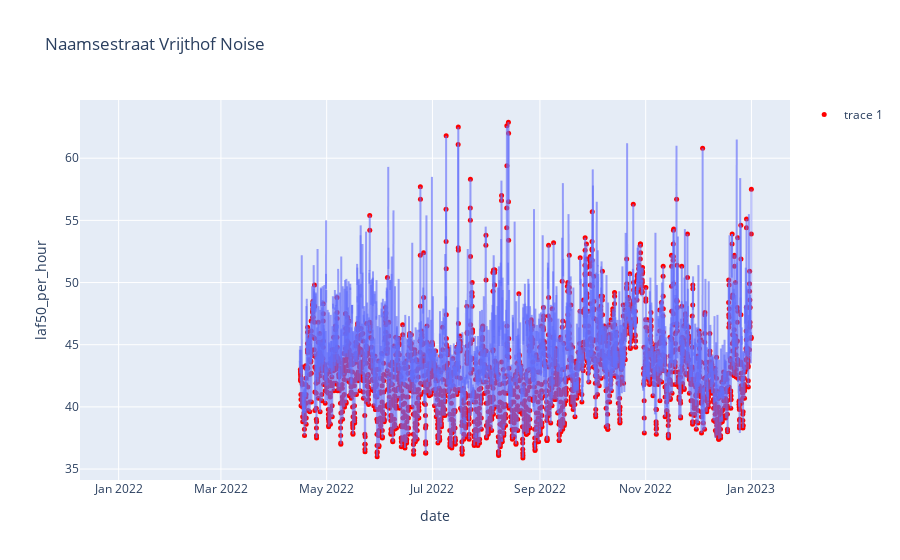

Notebook code cell kept with this figure:
### Code cell
import plotly.express as px
loc = locs[8]
naam = df[df['location']==loc]
fig = px.line(naam,x='date',y='laf50_per_hour',
              title='Naamsestraat ' + loc + ' Noise')
fig.update_traces(opacity=.4)
naam_night = naam[naam['night']==1];naam_day = naam[naam['night']==0]
fig.add_scatter(x=naam_night['date'],y=naam_night['laf50_per_hour'],
                mode="markers",marker=dict(size=5, color="red"))

fig.show()

### Figure 1 — Plotly figure (JSON) as saved in the notebook; plotly's stock layout.template omitted (floating-point values rounded to 4 significant figures; data arrays with more than 128 entries replaced by an {"elided": "..."} marker saying what was removed)
{"data": [{"hovertemplate": "date=%{x}<br>laf50_per_hour=%{y}<extra></extra>", "legendgroup": "", "line": {"color": "#636efa", "dash": "solid"}, "marker": {"symbol": "circle"}, "mode": "lines", "name": "", "opacity": 0.4, "showlegend": false, "type": "scattergl", "x": {"elided": "8760 str values"}, "xaxis": "x", "y": {"elided": "8760 float values"}, "yaxis": "y"}, {"marker": {"color": "red", "size": 5}, "mode": "markers", "type": "scatter", "x": {"elided": "3650 str values"}, "y": {"elided": "3650 float values"}}], "layout": {"legend": {"tracegroupgap": 0}, "title": {"text": "Naamsestraat Vrijthof Noise"}, "xaxis": {"anchor": "y", "domain": [0, 1], "title": {"text": "date"}}, "yaxis": {"anchor": "x", "domain": [0, 1], "title": {"text": "laf50_per_hour"}}}}
